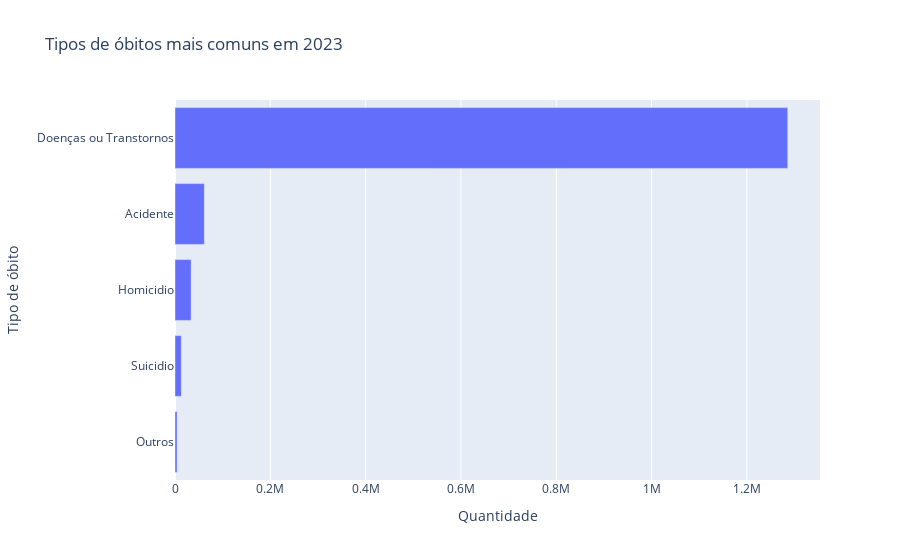

The cell this chart's notebook holds for it:
### Markdown cell above
### Tipos de óbitos mais comuns em 2023

### Code cell
contagem = (df_final['tipo_obito'].value_counts().reset_index())
contagem = contagem[contagem['tipo_obito'] != 'Ignorado']
contagem.columns = ['tipo_obito', 'quantidade']

fig = px.bar (
    contagem,
    x='quantidade',
    y='tipo_obito',
    orientation='h',
    title='Tipos de óbitos mais comuns em 2023',
    labels={
        'quantidade': 'Quantidade',
        'tipo_obito': 'Tipo de óbito'
    }
)

fig.update_layout(
    yaxis=dict(autorange='reversed')
)

fig.show()

### Figure 1 — Plotly figure (JSON) as saved in the notebook; plotly's stock layout.template omitted (floating-point values rounded to 4 significant figures)
{"data": [{"hovertemplate": "Quantidade=%{x}<br>Tipo de óbito=%{y}<extra></extra>", "legendgroup": "", "marker": {"color": "#636efa", "pattern": {"shape": ""}}, "name": "", "orientation": "h", "showlegend": false, "textposition": "auto", "type": "bar", "x": [1285709, 61583, 33840, 13266, 4461], "xaxis": "x", "y": ["Doenças ou Transtornos", "Acidente", "Homicidio", "Suicidio", "Outros"], "yaxis": "y"}], "layout": {"barmode": "relative", "legend": {"tracegroupgap": 0}, "title": {"text": "Tipos de óbitos mais comuns em 2023"}, "xaxis": {"anchor": "y", "domain": [0, 1], "title": {"text": "Quantidade"}}, "yaxis": {"anchor": "x", "autorange": "reversed", "domain": [0, 1], "title": {"text": "Tipo de óbito"}}}}
